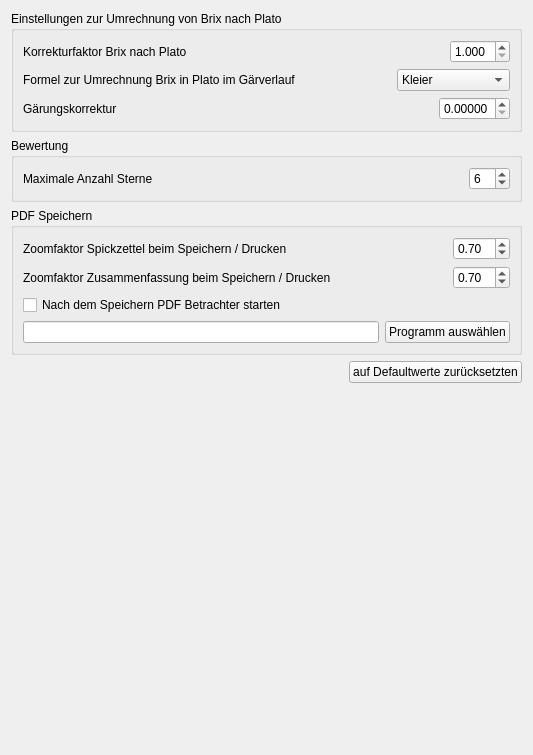
       <widget class="QWidget" name="page_erweitert">
        <layout class="QVBoxLayout" name="verticalLayout_7">
         <item>
          <widget class="QGroupBox" name="groupBox_3">
           <property name="title">
            <string>Einstellungen zur Umrechnung von Brix nach Plato</string>
           </property>
           <layout class="QVBoxLayout" name="verticalLayout_3">
            <item>
             <layout class="QHBoxLayout" name="horizontalLayout_7">
              <item>
               <widget class="QLabel" name="label">
                <property name="text">
                 <string>Korrekturfaktor Brix nach Plato</string>
                </property>
               </widget>
              </item>
              <item>
               <spacer name="horizontalSpacer_5">
                <property name="orientation">
                 <enum>Qt::Horizontal</enum>
                </property>
                <property name="sizeHint" stdset="0">
                 <size>
                  <width>40</width>
                  <height>20</height>
                 </size>
                </property>
               </spacer>
              </item>
              <item>
               <widget class="QDoubleSpinBox" name="SpinBox_FaktorBrixPlato">
                <property name="minimumSize">
                 <size>
                  <width>60</width>
                  <height>0</height>
                 </size>
                </property>
                <property name="decimals">
                 <number>3</number>
                </property>
                <property name="minimum">
                 <double>1.000000000000000</double>
                </property>
                <property name="maximum">
                 <double>1.100000000000000</double>
                </property>
                <property name="singleStep">
                 <double>0.010000000000000</double>
                </property>
               </widget>
              </item>
             </layout>
            </item>
            <item>
             <layout class="QHBoxLayout" name="horizontalLayout_14">
              <item>
               <widget class="QLabel" name="label_6">
                <property name="text">
                 <string>Formel zur Umrechnung Brix in Plato im Gärverlauf</string>
                </property>
               </widget>
              </item>
              <item>
               <spacer name="horizontalSpacer_12">
                <property name="orientation">
                 <enum>Qt::Horizontal</enum>
                </property>
                <property name="sizeHint" stdset="0">
                 <size>
                  <width>40</width>
                  <height>20</height>
                 </size>
                </property>
               </spacer>
              </item>
              <item>
               <widget class="QComboBox" name="comboBox_FormelBrixPlato">
                <item>
                 <property name="text">
                  <string>Kleier</string>
                 </property>
                </item>
                <item>
                 <property name="text">
                  <string>Standardformel</string>
                 </property>
                </item>
               </widget>
              </item>
             </layout>
            </item>
            <item>
             <widget class="QWidget" name="widget_Gaerungskorrektur" native="true">
              <layout class="QHBoxLayout" name="horizontalLayout_15">
               <property name="spacing">
                <number>0</number>
               </property>
               <property name="leftMargin">
                <number>0</number>
               </property>
               <property name="topMargin">
                <number>0</number>
               </property>
               <property name="rightMargin">
                <number>0</number>
               </property>
               <property name="bottomMargin">
                <number>0</number>
               </property>
               <item>
                <widget class="QLabel" name="label_12">
                 <property name="text">
                  <string>Gärungskorrektur</string>
                 </property>
                </widget>
               </item>
               <item>
                <spacer name="horizontalSpacer_13">
                 <property name="orientation">
                  <enum>Qt::Horizontal</enum>
                 </property>
                 <property name="sizeHint" stdset="0">
                  <size>
                   <width>322</width>
                   <height>20</height>
                  </size>
                 </property>
                </spacer>
               </item>
               <item>
                <widget class="QDoubleSpinBox" name="SpinBox_Gaerungskorrektur">
                 <property name="minimumSize">
                  <size>
                   <width>60</width>
                   <height>0</height>
                  </size>
                 </property>
                 <property name="decimals">
                  <number>5</number>
                 </property>
                 <property name="minimum">
                  <double>0.000000000000000</double>
                 </property>
                 <property name="maximum">
                  <double>1.000000000000000</double>
                 </property>
                 <property name="singleStep">
                  <double>0.010000000000000</double>
                 </property>
                </widget>
               </item>
              </layout>
             </widget>
            </item>
           </layout>
          </widget>
         </item>
         <item>
          <widget class="QGroupBox" name="groupBox_12">
           <property name="title">
            <string>Bewertung</string>
           </property>
           <layout class="QHBoxLayout" name="horizontalLayout_17">
            <item>
             <widget class="QLabel" name="label_13">
              <property name="text">
               <string>Maximale Anzahl Sterne</string>
              </property>
             </widget>
            </item>
            <item>
             <spacer name="horizontalSpacer_15">
              <property name="orientation">
               <enum>Qt::Horizontal</enum>
              </property>
              <property name="sizeHint" stdset="0">
               <size>
                <width>40</width>
                <height>20</height>
               </size>
              </property>
             </spacer>
            </item>
            <item>
             <widget class="QSpinBox" name="spinBox_MaxBewertungSterne">
              <property name="minimum">
               <number>3</number>
              </property>
              <property name="maximum">
               <number>20</number>
              </property>
              <property name="value">
               <number>6</number>
              </property>
             </widget>
            </item>
           </layout>
          </widget>
         </item>
         <item>
          <widget class="QGroupBox" name="groupBox_15">
           <property name="title">
            <string>PDF Speichern</string>
           </property>
           <layout class="QVBoxLayout" name="verticalLayout_21">
            <item>
             <layout class="QHBoxLayout" name="horizontalLayout_22">
              <item>
               <widget class="QLabel" name="label_18">
                <property name="text">
                 <string>Zoomfaktor Spickzettel beim Speichern / Drucken</string>
                </property>
               </widget>
              </item>
              <item>
               <spacer name="horizontalSpacer_20">
                <property name="orientation">
                 <enum>Qt::Horizontal</enum>
                </property>
                <property name="sizeHint" stdset="0">
                 <size>
                  <width>40</width>
                  <height>20</height>
                 </size>
                </property>
               </spacer>
              </item>
              <item>
               <widget class="QDoubleSpinBox" name="doubleSpinBox_zoomSpickzettel">
                <property name="minimum">
                 <double>0.100000000000000</double>
                </property>
                <property name="singleStep">
                 <double>0.100000000000000</double>
                </property>
                <property name="value">
                 <double>0.700000000000000</double>
                </property>
               </widget>
              </item>
             </layout>
            </item>
            <item>
             <layout class="QHBoxLayout" name="horizontalLayout_23">
              <item>
               <widget class="QLabel" name="label_19">
                <property name="text">
                 <string>Zoomfaktor Zusammenfassung beim Speichern / Drucken</string>
                </property>
               </widget>
              </item>
              <item>
               <spacer name="horizontalSpacer_21">
                <property name="orientation">
                 <enum>Qt::Horizontal</enum>
                </property>
                <property name="sizeHint" stdset="0">
                 <size>
                  <width>40</width>
                  <height>20</height>
                 </size>
                </property>
               </spacer>
              </item>
              <item>
               <widget class="QDoubleSpinBox" name="doubleSpinBox_zoomZusammenfassung">
                <property name="minimum">
                 <double>0.100000000000000</double>
                </property>
                <property name="singleStep">
                 <double>0.100000000000000</double>
                </property>
                <property name="value">
                 <double>0.700000000000000</double>
                </property>
               </widget>
              </item>
             </layout>
            </item>
            <item>
             <widget class="QCheckBox" name="checkBox_PDFProgStarten">
              <property name="text">
               <string>Nach dem Speichern PDF Betrachter starten</string>
              </property>
             </widget>
            </item>
            <item>
             <widget class="QWidget" name="widget_PDFProg" native="true">
              <layout class="QHBoxLayout" name="horizontalLayout_24">
               <property name="leftMargin">
                <number>0</number>
               </property>
               <property name="topMargin">
                <number>0</number>
               </property>
               <property name="rightMargin">
                <number>0</number>
               </property>
               <property name="bottomMargin">
                <number>0</number>
               </property>
               <item>
                <widget class="QLineEdit" name="lineEdit_PDFBetrachter">
                 <property name="readOnly">
                  <bool>true</bool>
                 </property>
                </widget>
               </item>
               <item>
                <widget class="QPushButton" name="pushButton_ProgPDF">
                 <property name="text">
                  <string>Programm auswählen</string>
                 </property>
                </widget>
               </item>
              </layout>
             </widget>
            </item>
           </layout>
          </widget>
         </item>
         <item>
          <layout class="QHBoxLayout" name="horizontalLayout_16">
           <item>
            <spacer name="horizontalSpacer_14">
             <property name="orientation">
              <enum>Qt::Horizontal</enum>
             </property>
             <property name="sizeHint" stdset="0">
              <size>
               <width>40</width>
               <height>20</height>
              </size>
             </property>
            </spacer>
           </item>
           <item>
            <widget class="QPushButton" name="pushButton_SetDefaultErweitert">
             <property name="text">
              <string>auf Defaultwerte zurücksetzten</string>
             </property>
            </widget>
           </item>
          </layout>
         </item>
         <item>
          <spacer name="verticalSpacer_3">
           <property name="orientation">
            <enum>Qt::Vertical</enum>
           </property>
           <property name="sizeHint" stdset="0">
            <size>
             <width>20</width>
             <height>361</height>
            </size>
           </property>
          </spacer>
         </item>
        </layout>
       </widget>
